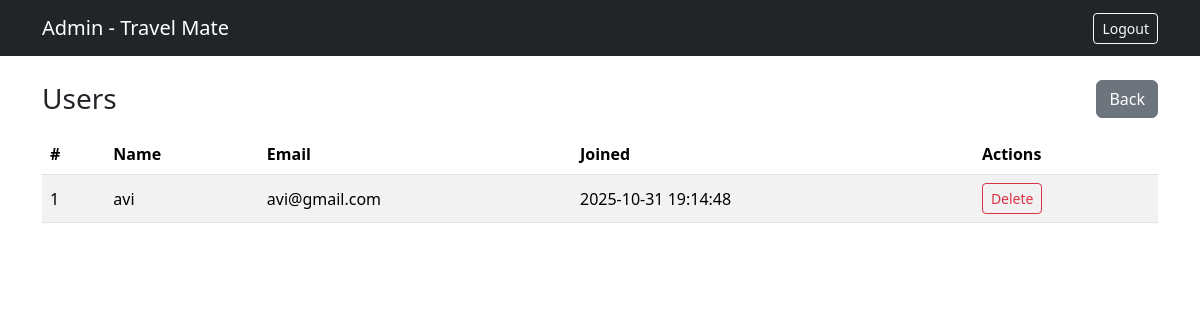
The app's page /admin/users.php (signed in) with its own data.
### tables this page shows
CREATE TABLE `users` (
  `id` int(11) NOT NULL,
  `name` varchar(100) NOT NULL,
  `email` varchar(150) NOT NULL,
  `password` varchar(255) NOT NULL,
  `created_at` timestamp NOT NULL DEFAULT current_timestamp()
);

### includes/config.php (called while the page is built, shortened)
<?php
function url($path = '') {
	$path = ltrim($path, '/');
	return BASE_PATH . '/' . $path;
}

### admin/users.php (the view, shortened to what this page needs)
<?php require __DIR__.'/../includes/db.php'; ?>
<?php require_once __DIR__.'/../includes/config.php'; ?>
<!doctype html>
<html lang="en">
<head>
	<link href="https://cdn.jsdelivr.net/npm/bootstrap@5.3.3/dist/css/bootstrap.min.css" rel="stylesheet">
</head>
<body>
<nav class="navbar navbar-expand-lg navbar-dark bg-dark">
	<div class="container">
		<a class="navbar-brand" href="<?php echo url('dashboard.php'); ?>">Admin - Travel Mate</a>
		<div class="ms-auto">
			<a class="btn btn-outline-light btn-sm" href="<?php echo url('logout.php'); ?>">Logout</a>
		</div>
	</div>
</nav>
<div class="container py-4">
	<div class="d-flex justify-content-between align-items-center mb-3">
		<h3 class="mb-0">Users</h3>
		<a class="btn btn-secondary" href="<?php echo url('dashboard.php'); ?>">Back</a>
	</div>
	<?php
	$list = $mysqli->query('SELECT id, name, email, created_at FROM users ORDER BY id DESC');
	?>
	<div class="table-responsive">
		<table class="table table-striped align-middle">
			<thead><tr><th>#</th><th>Name</th><th>Email</th><th>Joined</th><th>Actions</th></tr></thead>
			<tbody>
				<?php
				if ($list && $list->num_rows > 0):
					$i=1;
					while ($row = $list->fetch_assoc()):
				?>
				<tr>
					<td><?php echo $i++; ?></td>
					<td><?php echo htmlspecialchars($row['name']); ?></td>
					<td><?php echo htmlspecialchars($row['email']); ?></td>
					<td><?php echo htmlspecialchars($row['created_at']); ?></td>
					<td>
						<form method="post" onsubmit="return confirm('Delete this user? This also deletes their bookings.');" class="d-inline">
							<button class="btn btn-sm btn-outline-danger">Delete</button>
						</form>
					</td>
				</tr>
				<?php
					endwhile;
				else:
				?>
				<tr>
					<td colspan="5" class="text-center text-muted py-4">No users found.</td>
				</tr>
				<?php endif; ?>
			</tbody>
		</table>
	</div>
</div>
</body>
</html>

### records on screen
users: name "avi", email "avi@gmail.com", created_at "2025-10-31 19:14:48"
